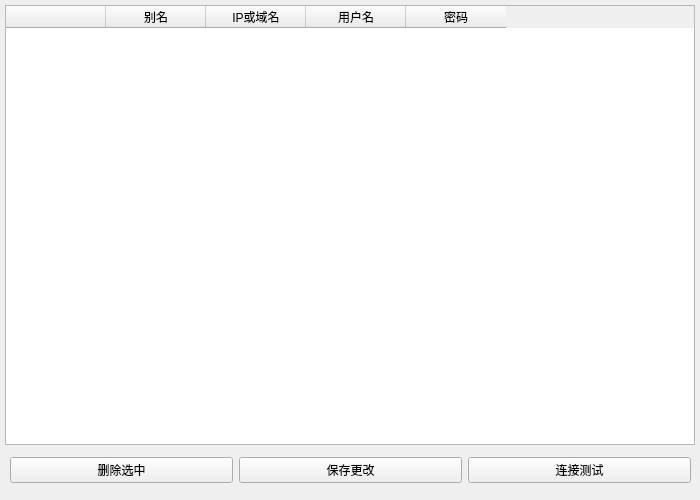
<?xml version="1.0" encoding="UTF-8"?>
<ui version="4.0">
 <class>Form</class>
 <widget class="QWidget" name="Form">
  <property name="geometry">
   <rect>
    <x>0</x>
    <y>0</y>
    <width>700</width>
    <height>500</height>
   </rect>
  </property>
  <property name="maximumSize">
   <size>
    <width>700</width>
    <height>500</height>
   </size>
  </property>
  <property name="windowTitle">
   <string>服务器管理</string>
  </property>
  <widget class="QTableWidget" name="tableWidget">
   <property name="geometry">
    <rect>
     <x>5</x>
     <y>5</y>
     <width>690</width>
     <height>440</height>
    </rect>
   </property>
   <column>
    <property name="text">
     <string/>
    </property>
   </column>
   <column>
    <property name="text">
     <string>别名</string>
    </property>
   </column>
   <column>
    <property name="text">
     <string>IP或域名</string>
    </property>
   </column>
   <column>
    <property name="text">
     <string>用户名</string>
    </property>
   </column>
   <column>
    <property name="text">
     <string>密码</string>
    </property>
   </column>
  </widget>
  <widget class="QWidget" name="horizontalLayoutWidget">
   <property name="geometry">
    <rect>
     <x>10</x>
     <y>450</y>
     <width>681</width>
     <height>41</height>
    </rect>
   </property>
   <layout class="QHBoxLayout" name="horizontalLayout">
    <item>
     <widget class="QPushButton" name="pushButton">
      <property name="text">
       <string>删除选中</string>
      </property>
     </widget>
    </item>
    <item>
     <widget class="QPushButton" name="pushButton_3">
      <property name="text">
       <string>保存更改</string>
      </property>
     </widget>
    </item>
    <item>
     <widget class="QPushButton" name="pushButton_2">
      <property name="text">
       <string>连接测试</string>
      </property>
     </widget>
    </item>
   </layout>
  </widget>
 </widget>
 <resources/>
 <connections/>
</ui>
